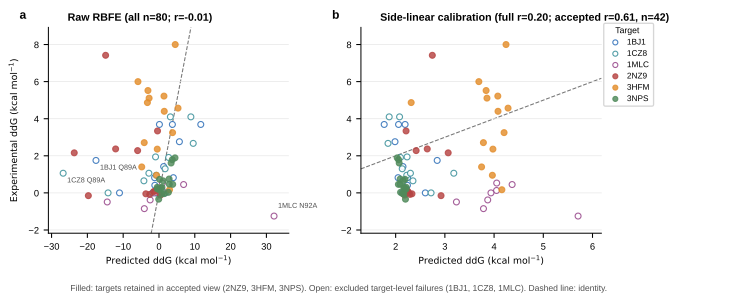

This chart was generated by the following Python code:
#!/usr/bin/env python3
"""Render current AB-Bind validation scatter plots from the selected side-linear run.

Figure contract
---------------
Core conclusion: the accepted target-filtered calibration view reaches r > 0.6,
while three target-level failures still dominate the full validation view.
Archetype: quantitative grid.
Panels: (a) raw RBFE prediction versus experiment; (b) side-linear calibrated
prediction versus experiment, with accepted targets filled and excluded targets open.
Source data: predict_pairs_calibrated.csv from the side-linear validation run.
"""

from __future__ import annotations

import csv
from pathlib import Path

import matplotlib.pyplot as plt
import numpy as np


# Keep all SVG labels editable in vector-editing applications.
plt.rcParams["font.family"] = "sans-serif"
plt.rcParams["font.sans-serif"] = ["Arial", "DejaVu Sans", "Liberation Sans"]
plt.rcParams["svg.fonttype"] = "none"
plt.rcParams["pdf.fonttype"] = 42
plt.rcParams["font.size"] = 7
plt.rcParams["axes.spines.right"] = False
plt.rcParams["axes.spines.top"] = False
plt.rcParams["axes.linewidth"] = 0.75


REPO_ROOT = Path(__file__).resolve().parents[2]
PAIR_CSV = (
    REPO_ROOT
    / "runs/benchmarks/abbind_core_v1_quick_plan/reports/calibrations"
    / "fit-calibration-development-predict-validation-model-side-linear"
    / "predict_pairs_calibrated.csv"
)
OUTPUT_DIR = Path(__file__).resolve().parent
OUTPUT_STEM = OUTPUT_DIR / "current_validation_scatter"
EXCLUDED_TARGETS = {"1MLC", "1CZ8", "1BJ1"}
TARGET_ORDER = ["1BJ1", "1CZ8", "1MLC", "2NZ9", "3HFM", "3NPS"]
TARGET_COLORS = {
    "1BJ1": "#3775BA",
    "1CZ8": "#42949E",
    "1MLC": "#9A4D8E",
    "2NZ9": "#B64342",
    "3HFM": "#E28E2C",
    "3NPS": "#4F8A5B",
}


def read_pairs(path: Path) -> list[dict[str, object]]:
    with path.open(newline="", encoding="utf-8") as handle:
        rows = list(csv.DictReader(handle))
    for row in rows:
        for field in ("raw_ddg_kcal_mol", "predicted_ddg_kcal_mol", "experimental_ddg_kcal_mol"):
            row[field] = float(str(row[field]))
    return rows


def pearson_r(rows: list[dict[str, object]], prediction_field: str) -> float:
    predicted = np.array([float(row[prediction_field]) for row in rows])
    observed = np.array([float(row["experimental_ddg_kcal_mol"]) for row in rows])
    return float(np.corrcoef(predicted, observed)[0, 1])


def axis_limits(values: list[float], padding: float = 0.08) -> tuple[float, float]:
    lo, hi = min(values), max(values)
    span = max(hi - lo, 1.0)
    return lo - span * padding, hi + span * padding


def draw_panel(
    ax: plt.Axes,
    rows: list[dict[str, object]],
    prediction_field: str,
    title: str,
    label: str,
    x_limits: tuple[float, float],
    observed_limits: tuple[float, float],
    show_legend: bool = False,
) -> None:
    for target in TARGET_ORDER:
        target_rows = [row for row in rows if row["complex_id"] == target]
        if not target_rows:
            continue
        x = [float(row[prediction_field]) for row in target_rows]
        y = [float(row["experimental_ddg_kcal_mol"]) for row in target_rows]
        excluded = target in EXCLUDED_TARGETS
        ax.scatter(
            x,
            y,
            s=20,
            marker="o",
            linewidths=0.85,
            facecolors="white" if excluded else TARGET_COLORS[target],
            edgecolors=TARGET_COLORS[target],
            alpha=0.9 if excluded else 0.82,
            label=target,
            zorder=3,
        )

    line_low = max(x_limits[0], observed_limits[0])
    line_high = min(x_limits[1], observed_limits[1])
    ax.plot([line_low, line_high], [line_low, line_high], color="#767676", lw=0.8, ls="--", zorder=1)
    ax.set_xlim(*x_limits)
    ax.set_ylim(*observed_limits)
    title_text = ax.set_title(title, loc="left", fontsize=8, fontweight="bold", pad=5)
    title_text.set_x(0.08)
    ax.set_xlabel("Predicted ddG (kcal mol$^{-1}$)")
    ax.grid(axis="y", color="#E7E7E7", linewidth=0.55, zorder=0)
    ax.text(
        -0.12,
        1.03,
        label,
        transform=ax.transAxes,
        fontsize=9,
        fontweight="bold",
        ha="left",
        va="bottom",
    )
    if show_legend:
        ax.legend(
            title="Target",
            loc="upper left",
            bbox_to_anchor=(1.01, 1.02),
            borderaxespad=0,
            labelspacing=0.4,
            handletextpad=0.4,
            markerscale=0.85,
            fontsize=6.2,
            title_fontsize=6.5,
        )


def annotate_raw_outliers(ax: plt.Axes, rows: list[dict[str, object]]) -> None:
    annotations = {
        "1bj1-antigen-w-q89a": ("1BJ1 Q89A", 3, -8),
        "1cz8-antigen-w-q89a": ("1CZ8 Q89A", 3, -8),
        "1mlc-antibody-l-n92a": ("1MLC N92A", 3, 5),
    }
    for row in rows:
        job_id = str(row["job_id"])
        if job_id not in annotations:
            continue
        label, dx, dy = annotations[job_id]
        ax.annotate(
            label,
            (float(row["raw_ddg_kcal_mol"]), float(row["experimental_ddg_kcal_mol"])),
            xytext=(dx, dy),
            textcoords="offset points",
            fontsize=5.4,
            color="#4D4D4D",
            ha="left",
            va="bottom",
        )


def main() -> None:
    rows = read_pairs(PAIR_CSV)
    accepted_rows = [row for row in rows if str(row["complex_id"]) not in EXCLUDED_TARGETS]
    observed_values = [float(row["experimental_ddg_kcal_mol"]) for row in rows]
    raw_values = [float(row["raw_ddg_kcal_mol"]) for row in rows]
    calibrated_values = [float(row["predicted_ddg_kcal_mol"]) for row in rows]

    fig, axes = plt.subplots(1, 2, figsize=(7.2, 3.35))
    fig.subplots_adjust(left=0.08, right=0.88, bottom=0.24, top=0.88, wspace=0.30)
    observed_limits = axis_limits(observed_values, padding=0.1)
    draw_panel(
        axes[0],
        rows,
        "raw_ddg_kcal_mol",
        f"Raw RBFE (all n={len(rows)}; r={pearson_r(rows, 'raw_ddg_kcal_mol'):.2f})",
        "a",
        axis_limits(raw_values, padding=0.07),
        observed_limits,
    )
    annotate_raw_outliers(axes[0], rows)
    axes[0].set_ylabel("Experimental ddG (kcal mol$^{-1}$)")

    draw_panel(
        axes[1],
        rows,
        "predicted_ddg_kcal_mol",
        (
            "Side-linear calibration "
            f"(full r={pearson_r(rows, 'predicted_ddg_kcal_mol'):.2f}; "
            f"accepted r={pearson_r(accepted_rows, 'predicted_ddg_kcal_mol'):.2f}, n={len(accepted_rows)})"
        ),
        "b",
        axis_limits(calibrated_values, padding=0.12),
        observed_limits,
        show_legend=True,
    )

    fig.text(
        0.5,
        0.055,
        "Filled: targets retained in accepted view (2NZ9, 3HFM, 3NPS). "
        "Open: excluded target-level failures (1BJ1, 1CZ8, 1MLC). Dashed line: identity.",
        ha="center",
        va="bottom",
        fontsize=6.4,
        color="#4D4D4D",
    )

    fig.savefig(OUTPUT_STEM.with_suffix(".svg"), bbox_inches="tight")
    fig.savefig(OUTPUT_STEM.with_suffix(".pdf"), bbox_inches="tight")
    fig.savefig(OUTPUT_STEM.with_suffix(".png"), dpi=600, bbox_inches="tight")
    fig.savefig(OUTPUT_STEM.with_suffix(".tiff"), dpi=600, bbox_inches="tight")


if __name__ == "__main__":
    main()
